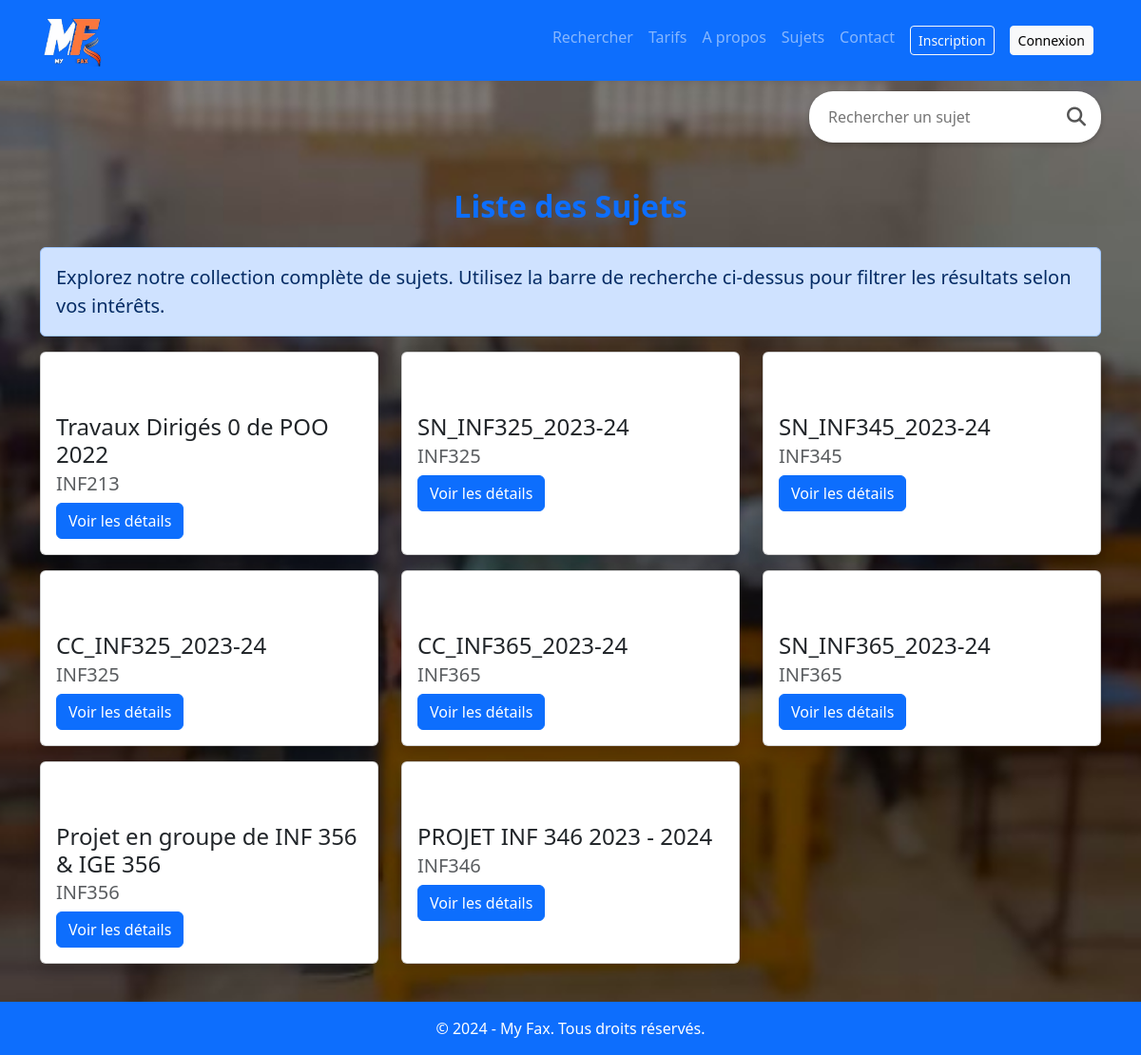
Screenshot of /sujets/ with the database file from the repository.
### appliweb/models.py (models this page shows, shortened)
class Sujet(models.Model):
    TYPE_SUJET_CHOICES = [
        ('TD', 'Travaux Dirigés'),
        ('TPE', 'Travaux Pratiques Encadrés'),
        ('CC', 'Contrôle Continu'),
        ('EXAM', 'Examen'),
    ]
    NIVEAU_CHOICES = [
        ('Niveau 1', 'Niveau 1'),
        ('Niveau 2', 'Niveau 2'),
        ('Niveau 3', 'Niveau 3'),
    ]
    FILIERE_CHOICES = [
        ('Informatique Fondamentale', 'Informatique Fondamentale'),
        ('Informatique et Gestion des entreprises', 'Informatique et Gestion des entreprises'),
        ('Mathématiques', 'Mathématiques'),
        ('Physique', 'Physique'),
        ('Chimie', 'Chimie'),
        ('Science Biologie', 'Science Biologie'),
        ('Science de la terre', 'Science de la terre'),
    ]
    nom_cours = models.CharField(max_length=100,)
    code_cours = models.CharField(max_length=10)
    titre = models.CharField(max_length=200)
    type_sujet = models.CharField(max_length=4, choices=TYPE_SUJET_CHOICES)
    annee = models.IntegerField()
    niveau = models.CharField(max_length=10, choices=NIVEAU_CHOICES)
    filiere = models.CharField(max_length=100, choices=FILIERE_CHOICES)
    cours = models.CharField(max_length=100, default='Cours')
    fichier = models.FileField(upload_to='sujets/')

### appliweb/views.py (the view)
# urls.py: path('sujets/', views.liste_sujets, name='liste_sujets'),
def liste_sujets(request):
    type_sujet_choisi = request.GET.get('type_sujet')
    filiere_choisie = request.GET.get('filiere')
    niveau_choisi = request.GET.get('niveau')
    sujets = Sujet.objects.all()
    if filiere_choisie and niveau_choisi:
        sujets = sujets.filter(type_sujet=type_sujet_choisi)
        sujets = sujets.filter(filiere=filiere_choisie)
        sujets = sujets.filter(niveau=niveau_choisi)
    return render(request, 'liste_sujets.html', {'sujets': sujets, 'type_sujet_choisi': type_sujet_choisi,'filiere_choisie': filiere_choisie, 'niveau_choisi': niveau_choisi})

### templates/liste_sujets.html
{% extends 'base.html' %}
{% block content %}
<div class="d-flex justify-content-end">
    <form action="{% url 'recherche_sujet' %}" method="get" class="search-form">
        <input class="search-input" type="search" placeholder="Rechercher un sujet" aria-label="Recherche" name="q" required>
        <button class="search-button" type="submit"><i class="fas fa-search"></i></button>
    </form>
</div>
<h2 class="fw-bold text-primary text-center mt-5 mb-4">Liste des Sujets</h2>
<div class="alert alert-primary">
    {% if query %}
    <div class="lead">Résultats pour <span class="text-warning">{{ query }}</span></div>
    {% elif filiere_choisie %}
    <div class="lead">Résultats pour <span class="text-warning"> {{ type_sujet_choisi }}: {{ filiere_choisie }} - {{ niveau_choisi }}</span></div>
    {% else %}
    <div class="lead">Explorez notre collection complète de sujets. Utilisez la barre de recherche ci-dessus pour filtrer les résultats selon vos intérêts.</div>
    {% endif %}
</div>
<div class="row">
    {% for sujet in sujets %}
    <div class="col-md-4 mb-3">
        <div class="card h-100 shadow">
            <div class="card-body">
                <h4 class="card-title">{{ sujet.titre }}</h4>
                <h5 class="card-subtitle mb-2 text-muted">{{ sujet.code_cours }}</h5>
                <a href="{% url 'detail_sujet' sujet.id %}" class="btn btn-primary">Voir les détails</a>
            </div>
        </div>
    </div>
    {% endfor %}
</div>
{% endblock %}

### templates/base.html (shortened to what this page needs)
{% load static %}
<!DOCTYPE html>
<html lang="fr">
<head>
    <link rel="stylesheet" href="https://stackpath.bootstrapcdn.com/bootstrap/4.3.1/css/bootstrap.min.css">
    <link rel="stylesheet" href="https://cdnjs.cloudflare.com/ajax/libs/font-awesome/6.5.2/css/all.min.css">
    <link rel="stylesheet" href="{% static 'css/bootstrap-grid.min.css' %}">
    <link rel="stylesheet" href="{% static 'css/bootstrap.min.css' %}">
    <link rel="stylesheet" href="{% static 'css/style.css' %}">
</head>
<body>
    <nav class="navbar navbar-expand-lg navbar-dark bg-primary fixed-top">
        <div class="container">
            <a class="navbar-brand w-25 h-25" href="{% url 'home' %}"><img src="{% static 'img/logo.png' %}"
                    alt="My Fax" class="logo img-fluid w-25 h-25"></a>
            <div class="collapse navbar-collapse justify-content-end" id="navbarContent">
                <ul class="navbar-nav">
                    <li class="nav-item">
                        <a class="nav-link" href="{% url 'search' %}">Rechercher</a>
                    </li>
                    <li class="nav-item">
                        <a class="nav-link" href="{% url 'pricing' %}">Tarifs</a>
                    </li>
                    <li class="nav-item">
                        <a class="nav-link" href="{% url 'propos' %}">A propos</a>
                    </li>
                    <li class="nav-item">
                        <a class="nav-link" href="{% url 'liste_sujets' %}">Sujets</a>
                    </li>
                    <li class="nav-item">
                        <a class="nav-link" href="{% url 'contact' %}">Contact</a>
                    </li>
                    {% if request.user.is_authenticated %}
                    <li class="nav-item">
                        <a class="btn btn-outline-light btn-sm m-2" href="{% url 'logout' %}"
                            role="button">Déconnexion</a>
                    </li>
                    {% else %}
                    <li class="nav-item">
                        <a class="btn btn-outline-light btn-sm m-2" href="{% url 'register' %}"
                            role="button">Inscription</a>
                    </li>
                    <li class="nav-item">
                        <a class="btn btn-light btn-sm m-2" href="{% url 'login' %}?next={{ request.path }}"
                            role="button">Connexion</a>
                    </li>
                    {% endif %}
                </ul>
            </div>
        </div>
    </nav>
    <main role="main" class="main py-4 pt-5 mt-5">
        <div class="container">
            {% block content %}{% endblock %}
        </div>
    </main>
    <footer class="footer mt-auto py-3 bg-primary">
        <div class="container text-center">
            <span class="text-white">&copy; 2024 - My Fax. Tous droits réservés.</span>
        </div>
    </footer>
</body>
</html>

### appliweb/static/css/style.css (style rules this page uses)
main { min-height: calc(100vh - 100px) !important; }
.logo { width: 10px; height: 10px; }
.search-form { display: flex; align-items: center; background-color: #fff; border-radius: 25px; padding: 5px 10px; box-shadow: 0 2px 5px rgba(0, 0, 0, 0.2); }
.search-input { border: none; outline: none; padding: 10px; margin-right: 5px; border-radius: 15px; width: 250px; }
.search-button { background: none; border: none; cursor: pointer; color: #555; font-size: 20px; }
.card { transition: transform 0.2s ease; }

### rows the page displays
Sujet: titre "Travaux Dirigés 0 de POO 2022", code_cours "INF213"
Sujet: titre "SN_INF325_2023-24", code_cours "INF325"
Sujet: titre "SN_INF345_2023-24", code_cours "INF345"
Sujet: titre "CC_INF325_2023-24", code_cours "INF325"
Sujet: titre "CC_INF365_2023-24", code_cours "INF365"
Sujet: titre "SN_INF365_2023-24", code_cours "INF365"
Sujet: titre "Projet en groupe de INF 356 & IGE 356", code_cours "INF356"
Sujet: titre "PROJET INF 346 2023 - 2024", code_cours "INF346"
